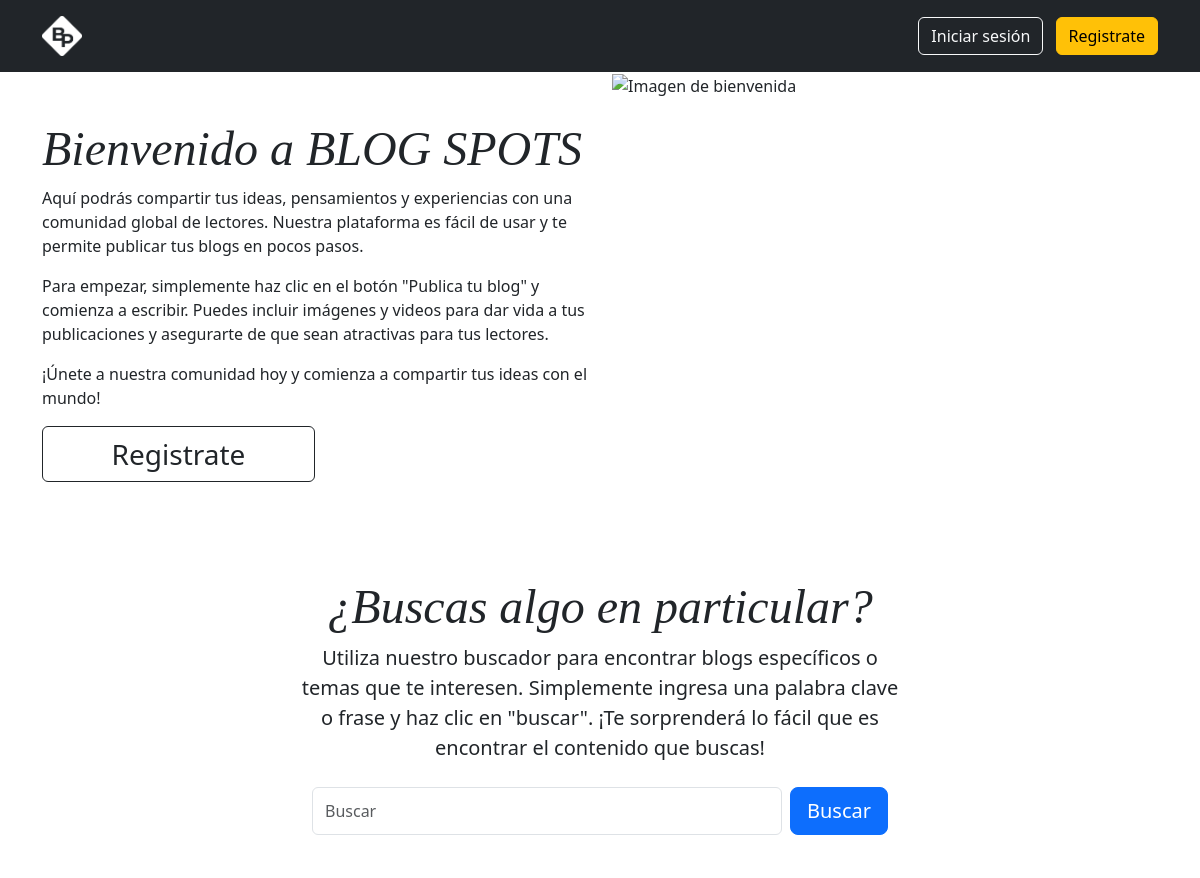
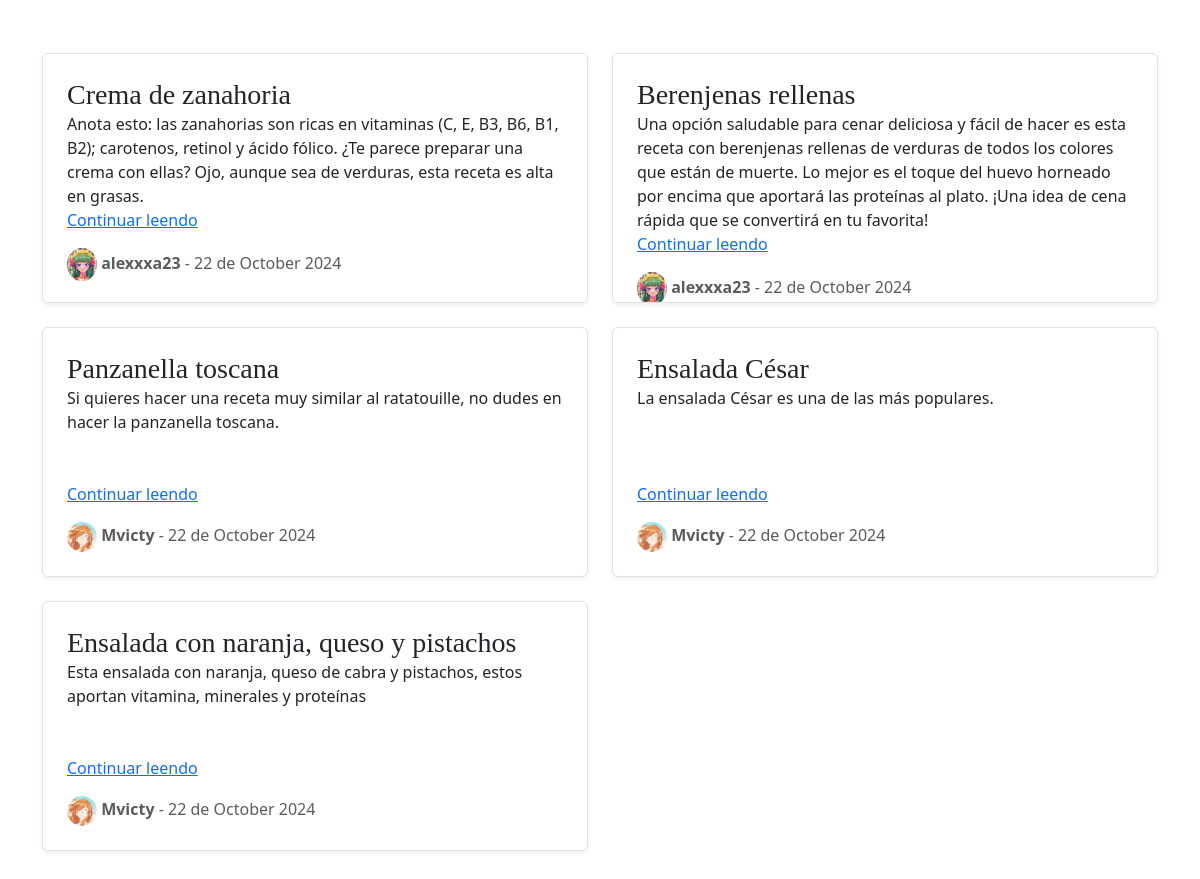
The page / on the database its author committed (2 pictures, top to bottom).
### blogr/models.py (models this page shows, shortened)
class Post(db.Model):
    __tablename__ = 'posts'
    id = db.Column(db.Integer, primary_key=True)
    author = db.Column(db.Integer, db.ForeignKey('users.id'), nullable=False)
    url = db.Column(db.String(100), unique = True, nullable=False)
    title = db.Column(db.String(100), nullable=False)
    info = db.Column(db.Text)
    content = db.Column(db.Text)
    created = db.Column(db.DateTime, nullable=False, default=datetime.utcnow)

class User(db.Model):
    __tablename__ = 'users'
    id = db.Column(db.Integer, primary_key=True)
    username = db.Column(db.String(50), nullable=False)
    email = db.Column(db.String(120), unique=True, nullable=False)
    password = db.Column(db.Text, nullable=False)
    photo = db.Column(db.String(200))

### blogr/home.py (the view)
@bp.route('/', methods=['GET', 'POST'])
def index():
    posts = Post.query.all()
    if request.method == 'POST':
        query = request.form.get('search')
        posts = search_posts(query)
        value = 'hidden'
        return render_template('index.html', posts = posts, get_user = get_user, value=value)
    return render_template('index.html', posts = posts, get_user = get_user)

### blogr/auth.py (called while the page is built)
@bp.before_app_request
def load_logged_in_user():
    user_id = session.get('user_id')
    if user_id is None:
        g.user = None
    else:
        g.user = User.query.get_or_404(user_id)

### blogr/home.py (called while the page is built)
def get_user(id):
    user = User.query.get_or_404(id)
    return user

### blogr/templates/index.html
{% extends 'base.html' %}
{% block content %}
<section class="container" {{ value }}>
    <div class="row">
        <div class="col-md-6 py-5">
            <h1 class="display-4 fst-italic">{% block title %}Bienvenido a BLOG SPOTS {% endblock %}</h1>
            <p>Aquí podrás compartir tus ideas, pensamientos y experiencias con una comunidad global de lectores.
                Nuestra plataforma es fácil de usar y te permite publicar tus blogs en pocos pasos.
            </p>
            <p>
                Para empezar, simplemente haz clic en el botón "Publica tu blog" y comienza a escribir. Puedes
                incluir
                imágenes y videos para dar vida a tus publicaciones y asegurarte de que sean atractivas para tus
                lectores.</p>
            <p>
                ¡Únete a nuestra comunidad hoy y comienza a compartir tus ideas con el mundo!
            </p>
            <a href="{{ url_for('auth.register') }}" class="btn btn-outline-dark w-50 fs-3">Registrate</a>
        </div>
        <div class="col-md-6">
            <img src="{{ url_for('static', filename = 'img/bloguer.jpg') }}" alt="Imagen de bienvenida"
                class="img-fluid">
        </div>
    </div>
</section>
<div class="text-center">
    <div class="py-5">
        <h2 class="display-4 fst-italic">¿Buscas algo en particular?</h2>
        <div class="col-lg-6 mx-auto">
            <p class="fs-5 mb-4">Utiliza nuestro buscador para encontrar blogs específicos o temas que te interesen.
                Simplemente ingresa una
                palabra clave o frase y haz clic en "buscar". ¡Te sorprenderá lo fácil que es encontrar el contenido
                que
                buscas!
            </p>
            <div class="col container">
                <form class="d-flex" method="post">
                    <input class="form-control me-2" type="search"  name="search" placeholder="Buscar" aria-label="Search">
                    <button type="submit" class="btn btn-primary btn-lg">Buscar</button>
                </form>
            </div>
        </div>
    </div>
</div>
<main class="container py-5">
    <div class="row">
        {% for post in posts | reverse %}
        <div class="col-md-6">
            <div class="row g-0 border rounded overflow-hidden flex-md-row mb-4 shadow-sm h-md-250 position-relative">
                <div class="col p-4 d-flex flex-column position-static">
                    <h3 class="mb-0">{{post.title}}</h3>
                    <p class="card-text mb-auto">{{ post.info }}</p>
                    <a href="{{ url_for('home.blog', url = post.url) }}" class="stretched-link">Continuar leendo</a>
                    <p class="card-text mt-3">
                        {% if get_user(post.author).photo is none %}
                        <img src="{{ url_for('static', filename = 'img/user-dark.png') }}" alt="mdo" width="30" class="rounded-circle">
                        {% else %}
                        <img src="{{ url_for('static', filename = get_user(post.author).photo ) }}" alt="mdo" width="30"
                            class="rounded-circle">
                        {% endif %}
                        <span class="mb-1 text-muted"> <b>{{ get_user(post.author).username }}</b> - {{
                            post.created.strftime('%d de %B %Y') }}</span>
                    </p>
                </div>
            </div>
        </div>
        {% endfor %}
    </div>
</main>
{% endblock %}

### blogr/static/css/style.css (style rules this page uses)
h1, h2, h3, h4, h5, h6 { font-family: Amiri, Georgia, "Times New Roman", serif; }
.display-4 { font-size: 2.5rem; }
@media (min-width: 768px) { .display-4 { font-size: 3rem; } }
@media (min-width: 768px) { .h-md-250 { height: 250px; } }

### rows shown on the page
Post: title "Crema de zanahoria", info "Anota esto: las zanahorias son ricas en vitaminas (C, E, B3, B6, B1, B2); carotenos, retinol y ácido fólico. ¿Te parece preparar una crema con ellas? Ojo, aunque sea de verduras, esta receta es alta en grasas.", author.photo (picture), author.username "alexxxa23", created "22 de October 2024"
Post: title "Berenjenas rellenas", info "Una opción saludable para cenar deliciosa y fácil de hacer es esta receta con berenjenas rellenas de verduras de todos los colores que están de muerte. Lo mejor es el toque del huevo horneado por encima que aportará las proteínas al plato. ¡Una idea de cena rápida que se convertirá en tu favorita!", author.photo (picture), author.username "alexxxa23", created "22 de October 2024"
Post: title "Panzanella toscana", info "Si quieres hacer una receta muy similar al ratatouille, no dudes en hacer la panzanella toscana.", author.photo (picture), author.username "Mvicty", created "22 de October 2024"
Post: title "Ensalada César", info "La ensalada César es una de las más populares.", author.photo (picture), author.username "Mvicty", created "22 de October 2024"
Post: title "Ensalada con naranja, queso y pistachos", info "Esta ensalada con naranja, queso de cabra y pistachos, estos aportan vitamina, minerales y proteínas", author.photo (picture), author.username "Mvicty", created "22 de October 2024"
